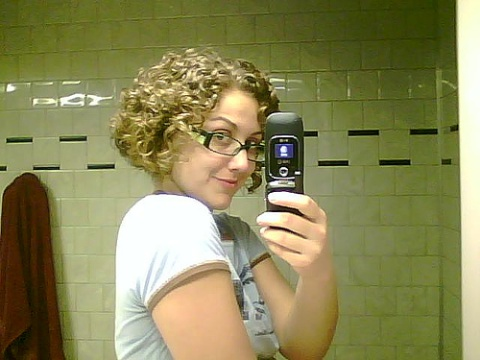
#> input picture Day2/1.png, 480 x 360 px
$ python Opnecv.py
#> lines starting #> are read from the running program, lines starting #| are printed output that depends on the picture
import cv2
import matplotlib.pyplot as plt
import numpy as np

img = cv2.imread('1.png')
#> img is the input picture: shape (360, 480, 3); mean B, G, R 87.4, 135.6, 138.6
img2 = cv2.imread('1.png', cv2.IMREAD_GRAYSCALE )
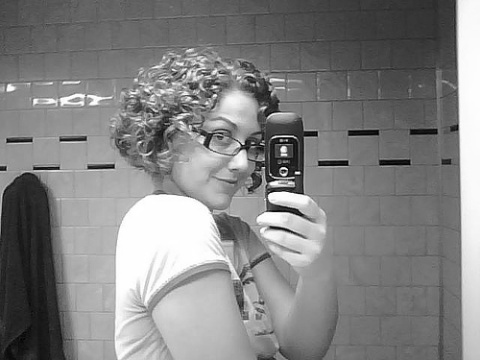
#> img2: shape (360, 480); min 0, max 255, mean 131
cv2.imshow('image', img)
cv2.waitKey(0)
cv2.imshow('image', img2)
cv2.waitKey(0)
# cv2.destoryAllWindows()
print(img)
#> (printed output is left out)
print('img.shape:', img.shape)
#| img.shape: (360, 480, 3)
print(img2)
#> (printed output is left out)
print('img.shape:', img2.shape)
#| img.shape: (360, 480)
